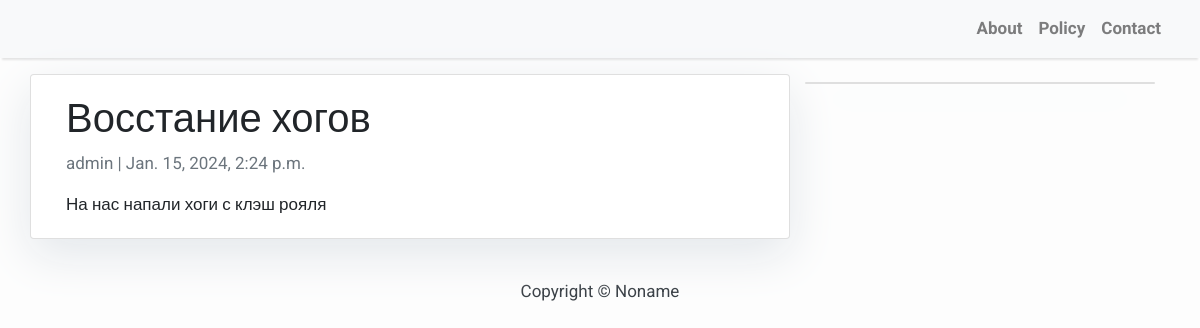
The app's page /post/1/ with its own data.
### myapp/models.py (models this page shows, shortened)
class Post(models.Model):
    title = models.CharField(max_length=200, unique=True)
    slug = models.SlugField(max_length=200, unique=True)
    author = models.ForeignKey(User, on_delete=models.CASCADE, related_name='blog_posts')
    updated_on = models.DateTimeField(auto_now=True)
    content = models.TextField()
    created_on = models.DateTimeField(auto_now_add=True)
    status = models.IntegerField(choices=STATUS, default=0)
    class Meta:
        ordering = ['-created_on']

### myapp/views.py (the view)
# urls.py: path('post/<int:pk>/', views.PostDetail.as_view(), name='post_detail'),
class PostDetail(generic.DetailView):
    model = Post
    template_name = 'myapp/post_detail.html'

### myapp/templates/myapp/post_detail.html
{% extends 'myapp/base.html' %}
{% block content %}
<div class="container">
  <div class="row">
    <div class="col-md-8 card mb-4  mt-3 left  top">
      <div class="card-body">
        <h1>{% block title %} {{ object.title }} {% endblock title %}</h1>
        <p class=" text-muted">{{ post.author }} | {{ post.created_on }}</p>
        <p class="card-text ">{{ object.content | safe }}</p>
      </div>
    </div>
    {% block sidebar %} {% include 'myapp/sidebar.html' %} {% endblock sidebar %}
  </div>
</div>
{% endblock content %}

### myapp/templates/myapp/base.html (style rules this page uses)
body { font-family: "Roboto", sans-serif; font-size: 17px; background-color: #fdfdfd; }

### myapp/templates/myapp/sidebar.html (style rules this page uses)
.card { box-shadow: 0 16px 48px #E3E7EB; }

### records on screen
Post: title "Восстание хогов", author "admin", created_on "Jan. 15, 2024, 2:24 p.m.", content "На нас напали хоги с клэш рояля"
